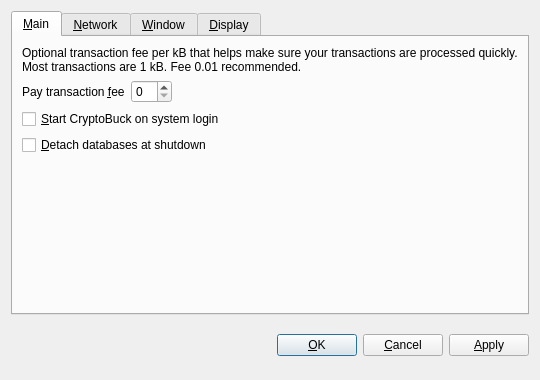
<?xml version="1.0" encoding="UTF-8"?>
<ui version="4.0">
 <class>OptionsDialog</class>
 <widget class="QDialog" name="OptionsDialog">
  <property name="geometry">
   <rect>
    <x>0</x>
    <y>0</y>
    <width>540</width>
    <height>380</height>
   </rect>
  </property>
  <property name="windowTitle">
   <string>Options</string>
  </property>
  <property name="modal">
   <bool>true</bool>
  </property>
  <layout class="QVBoxLayout" name="verticalLayout">
   <item>
    <widget class="QTabWidget" name="tabWidget">
     <property name="tabPosition">
      <enum>QTabWidget::North</enum>
     </property>
     <property name="currentIndex">
      <number>0</number>
     </property>
     <widget class="QWidget" name="tabMain">
      <attribute name="title">
       <string>&amp;Main</string>
      </attribute>
      <layout class="QVBoxLayout" name="verticalLayout_Main">
       <item>
        <widget class="QLabel" name="transactionFeeInfoLabel">
         <property name="text">
          <string>Optional transaction fee per kB that helps make sure your transactions are processed quickly. Most transactions are 1 kB. Fee 0.01 recommended.</string>
         </property>
         <property name="textFormat">
          <enum>Qt::PlainText</enum>
         </property>
         <property name="wordWrap">
          <bool>true</bool>
         </property>
        </widget>
       </item>
       <item>
        <layout class="QHBoxLayout" name="horizontalLayout_Main">
         <item>
          <widget class="QLabel" name="transactionFeeLabel">
           <property name="text">
            <string>Pay transaction &amp;fee</string>
           </property>
           <property name="textFormat">
            <enum>Qt::PlainText</enum>
           </property>
           <property name="buddy">
            <cstring>transactionFee</cstring>
           </property>
          </widget>
         </item>
         <item>
          <widget class="BitcoinAmountField" name="transactionFee"/>
         </item>
         <item>
          <spacer name="horizontalSpacer_Main">
           <property name="orientation">
            <enum>Qt::Horizontal</enum>
           </property>
           <property name="sizeHint" stdset="0">
            <size>
             <width>40</width>
             <height>20</height>
            </size>
           </property>
          </spacer>
         </item>
        </layout>
       </item>
       <item>
        <widget class="QCheckBox" name="bitcoinAtStartup">
         <property name="toolTip">
          <string>Automatically start CryptoBuck after logging in to the system.</string>
         </property>
         <property name="text">
          <string>&amp;Start CryptoBuck on system login</string>
         </property>
        </widget>
       </item>
       <item>
        <widget class="QCheckBox" name="detachDatabases">
         <property name="toolTip">
          <string>Detach block and address databases at shutdown. This means they can be moved to another data directory, but it slows down shutdown. The wallet is always detached.</string>
         </property>
         <property name="text">
          <string>&amp;Detach databases at shutdown</string>
         </property>
        </widget>
       </item>
       <item>
        <spacer name="verticalSpacer_Main">
         <property name="orientation">
          <enum>Qt::Vertical</enum>
         </property>
         <property name="sizeHint" stdset="0">
          <size>
           <width>20</width>
           <height>40</height>
          </size>
         </property>
        </spacer>
       </item>
      </layout>
     </widget>
     <widget class="QWidget" name="tabNetwork">
      <attribute name="title">
       <string>&amp;Network</string>
      </attribute>
      <layout class="QVBoxLayout" name="verticalLayout_Network">
       <item>
        <widget class="QCheckBox" name="mapPortUpnp">
         <property name="toolTip">
          <string>Automatically open the CryptoBuck client port on the router. This only works when your router supports UPnP and it is enabled.</string>
         </property>
         <property name="text">
          <string>Map port using &amp;UPnP</string>
         </property>
        </widget>
       </item>
       <item>
        <widget class="QCheckBox" name="connectSocks">
         <property name="toolTip">
          <string>Connect to the CryptoBuck network through a SOCKS proxy (e.g. when connecting through Tor).</string>
         </property>
         <property name="text">
          <string>&amp;Connect through SOCKS proxy:</string>
         </property>
        </widget>
       </item>
       <item>
        <layout class="QHBoxLayout" name="horizontalLayout_Network">
         <item>
          <widget class="QLabel" name="proxyIpLabel">
           <property name="text">
            <string>Proxy &amp;IP:</string>
           </property>
           <property name="textFormat">
            <enum>Qt::PlainText</enum>
           </property>
           <property name="buddy">
            <cstring>proxyIp</cstring>
           </property>
          </widget>
         </item>
         <item>
          <widget class="QValidatedLineEdit" name="proxyIp">
           <property name="maximumSize">
            <size>
             <width>140</width>
             <height>16777215</height>
            </size>
           </property>
           <property name="toolTip">
            <string>IP address of the proxy (e.g. 127.0.0.1)</string>
           </property>
          </widget>
         </item>
         <item>
          <widget class="QLabel" name="proxyPortLabel">
           <property name="text">
            <string>&amp;Port:</string>
           </property>
           <property name="textFormat">
            <enum>Qt::PlainText</enum>
           </property>
           <property name="buddy">
            <cstring>proxyPort</cstring>
           </property>
          </widget>
         </item>
         <item>
          <widget class="QLineEdit" name="proxyPort">
           <property name="maximumSize">
            <size>
             <width>55</width>
             <height>16777215</height>
            </size>
           </property>
           <property name="toolTip">
            <string>Port of the proxy (e.g. 9050)</string>
           </property>
          </widget>
         </item>
         <item>
          <widget class="QLabel" name="socksVersionLabel">
           <property name="text">
            <string>SOCKS &amp;Version:</string>
           </property>
           <property name="textFormat">
            <enum>Qt::PlainText</enum>
           </property>
           <property name="buddy">
            <cstring>socksVersion</cstring>
           </property>
          </widget>
         </item>
         <item>
          <widget class="QValueComboBox" name="socksVersion">
           <property name="toolTip">
            <string>SOCKS version of the proxy (e.g. 5)</string>
           </property>
          </widget>
         </item>
         <item>
          <spacer name="horizontalSpacer_Network">
           <property name="orientation">
            <enum>Qt::Horizontal</enum>
           </property>
           <property name="sizeHint" stdset="0">
            <size>
             <width>40</width>
             <height>20</height>
            </size>
           </property>
          </spacer>
         </item>
        </layout>
       </item>
       <item>
        <spacer name="verticalSpacer_Network">
         <property name="orientation">
          <enum>Qt::Vertical</enum>
         </property>
         <property name="sizeHint" stdset="0">
          <size>
           <width>20</width>
           <height>40</height>
          </size>
         </property>
        </spacer>
       </item>
      </layout>
     </widget>
     <widget class="QWidget" name="tabWindow">
      <attribute name="title">
       <string>&amp;Window</string>
      </attribute>
      <layout class="QVBoxLayout" name="verticalLayout_Window">
       <item>
        <widget class="QCheckBox" name="minimizeToTray">
         <property name="toolTip">
          <string>Show only a tray icon after minimizing the window.</string>
         </property>
         <property name="text">
          <string>&amp;Minimize to the tray instead of the taskbar</string>
         </property>
        </widget>
       </item>
       <item>
        <widget class="QCheckBox" name="minimizeOnClose">
         <property name="toolTip">
          <string>Minimize instead of exit the application when the window is closed. When this option is enabled, the application will be closed only after selecting Quit in the menu.</string>
         </property>
         <property name="text">
          <string>M&amp;inimize on close</string>
         </property>
        </widget>
       </item>
       <item>
        <spacer name="verticalSpacer_Window">
         <property name="orientation">
          <enum>Qt::Vertical</enum>
         </property>
         <property name="sizeHint" stdset="0">
          <size>
           <width>20</width>
           <height>40</height>
          </size>
         </property>
        </spacer>
       </item>
      </layout>
     </widget>
     <widget class="QWidget" name="tabDisplay">
      <attribute name="title">
       <string>&amp;Display</string>
      </attribute>
      <layout class="QVBoxLayout" name="verticalLayout_Display">
       <item>
        <layout class="QHBoxLayout" name="horizontalLayout_1_Display">
         <item>
          <widget class="QLabel" name="langLabel">
           <property name="text">
            <string>User Interface &amp;language:</string>
           </property>
           <property name="textFormat">
            <enum>Qt::PlainText</enum>
           </property>
           <property name="buddy">
            <cstring>lang</cstring>
           </property>
          </widget>
         </item>
         <item>
          <widget class="QValueComboBox" name="lang">
           <property name="toolTip">
            <string>The user interface language can be set here. This setting will take effect after restarting CryptoBuck.</string>
           </property>
          </widget>
         </item>
        </layout>
       </item>
       <item>
        <layout class="QHBoxLayout" name="horizontalLayout_2_Display">
         <item>
          <widget class="QLabel" name="unitLabel">
           <property name="text">
            <string>&amp;Unit to show amounts in:</string>
           </property>
           <property name="textFormat">
            <enum>Qt::PlainText</enum>
           </property>
           <property name="buddy">
            <cstring>unit</cstring>
           </property>
          </widget>
         </item>
         <item>
          <widget class="QValueComboBox" name="unit">
           <property name="toolTip">
            <string>Choose the default subdivision unit to show in the interface and when sending coins.</string>
           </property>
          </widget>
         </item>
        </layout>
       </item>
       <item>
        <widget class="QCheckBox" name="displayAddresses">
         <property name="toolTip">
          <string>Whether to show CryptoBuck addresses in the transaction list or not.</string>
         </property>
         <property name="text">
          <string>&amp;Display addresses in transaction list</string>
         </property>
        </widget>
       </item>
       <item>
        <spacer name="verticalSpacer_Display">
         <property name="orientation">
          <enum>Qt::Vertical</enum>
         </property>
         <property name="sizeHint" stdset="0">
          <size>
           <width>20</width>
           <height>40</height>
          </size>
         </property>
        </spacer>
       </item>
      </layout>
     </widget>
    </widget>
   </item>
   <item>
    <layout class="QHBoxLayout" name="horizontalLayout_Buttons">
     <item>
      <spacer name="horizontalSpacer_1">
       <property name="orientation">
        <enum>Qt::Horizontal</enum>
       </property>
       <property name="sizeHint" stdset="0">
        <size>
         <width>40</width>
         <height>48</height>
        </size>
       </property>
      </spacer>
     </item>
     <item>
      <widget class="QLabel" name="statusLabel">
       <property name="font">
        <font>
         <weight>75</weight>
         <bold>true</bold>
        </font>
       </property>
       <property name="text">
        <string/>
       </property>
       <property name="textFormat">
        <enum>Qt::PlainText</enum>
       </property>
       <property name="wordWrap">
        <bool>true</bool>
       </property>
      </widget>
     </item>
     <item>
      <spacer name="horizontalSpacer_2">
       <property name="orientation">
        <enum>Qt::Horizontal</enum>
       </property>
       <property name="sizeHint" stdset="0">
        <size>
         <width>40</width>
         <height>48</height>
        </size>
       </property>
      </spacer>
     </item>
     <item>
      <widget class="QPushButton" name="okButton">
       <property name="text">
        <string>&amp;OK</string>
       </property>
      </widget>
     </item>
     <item>
      <widget class="QPushButton" name="cancelButton">
       <property name="text">
        <string>&amp;Cancel</string>
       </property>
       <property name="autoDefault">
        <bool>false</bool>
       </property>
      </widget>
     </item>
     <item>
      <widget class="QPushButton" name="applyButton">
       <property name="text">
        <string>&amp;Apply</string>
       </property>
       <property name="autoDefault">
        <bool>false</bool>
       </property>
      </widget>
     </item>
    </layout>
   </item>
  </layout>
 </widget>
 <customwidgets>
  <customwidget>
   <class>BitcoinAmountField</class>
   <extends>QSpinBox</extends>
   <header>bitcoinamountfield.h</header>
  </customwidget>
  <customwidget>
   <class>QValueComboBox</class>
   <extends>QComboBox</extends>
   <header>qvaluecombobox.h</header>
  </customwidget>
  <customwidget>
   <class>QValidatedLineEdit</class>
   <extends>QLineEdit</extends>
   <header>qvalidatedlineedit.h</header>
  </customwidget>
 </customwidgets>
 <resources/>
 <connections/>
</ui>
